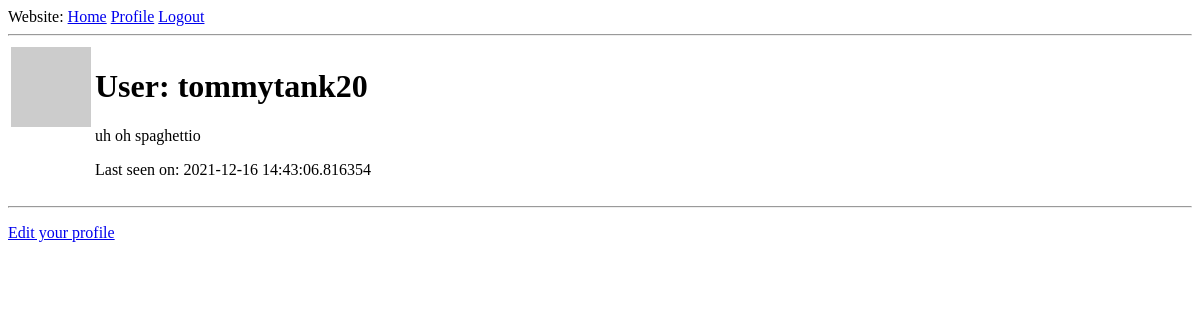
Page /user/tommytank20 (signed in) on the earlier database version.
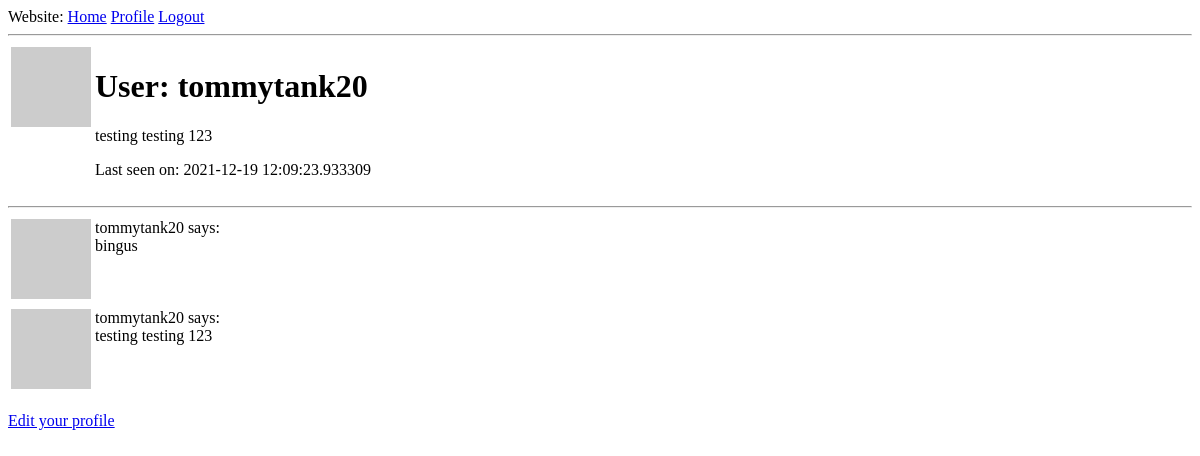
Same page on the later database version.
### app/models.py (models this page shows, shortened)
class User(UserMixin, db.Model):
    id = db.Column(db.Integer, primary_key=True)
    username = db.Column(db.String(64), index=True, unique=True)
    email = db.Column(db.String(120), index=True, unique=True)
    password_hash = db.Column(db.String(128))
    about_me = db.Column(db.String(140))
    last_seen = db.Column(db.DateTime, default=datetime.utcnow)
    posts = db.relationship("Post", backref="author", lazy="dynamic")
    def avatar(self, size):
        digest = md5(self.email.lower().encode("utf-8")).hexdigest()
        return f"https://gravatar.com/avatar/{digest}?d=identicon&s={size}"

class Post(db.Model):
    id = db.Column(db.Integer, primary_key=True)
    body = db.Column(db.String(140))
    timestamp = db.Column(db.DateTime, index=True, default=datetime.utcnow)
    user_id = db.Column(db.Integer, db.ForeignKey("user.id"))

### app/routes.py (the view)
@app.route("/user/<username>")
@login_required
def user(username):
    user = User.query.filter_by(username=username).first_or_404()
    posts = Post.query.all()[:5]
    return render_template("user.html", user=user, posts=posts)

### app/models.py (called while the page is built)
@login.user_loader
def load_user(id):
    return User.query.get(int(id))

### app/routes.py (called while the page is built)
@app.before_request
def before_request():
    if current_user.is_authenticated:
        current_user.last_seen = datetime.utcnow()
        db.session.commit()

### app/templates/user.html
{% extends "base.html" %}
{% block content %}
    <table>
        <tr valign="top">
            <td><img src="{{ user.avatar(128) }}"></td>
            <td>
                <h1>User: {{ user.username }}</h1>
                {% if user.about_me %}<p>{{ user.about_me }}</p>{% endif %}
                {% if user.last_seen %}<p>Last seen on: {{ user.last_seen }}</p>{% endif %}
            </td>
        </tr>
    </table>
    <hr>
    {% for post in posts %}
        {% include "_post.html" %}
    {% endfor %}
    {% if user == current_user %}
        <p><a href="{{ url_for('edit_profile') }}">Edit your profile</a></p>
    {% endif %}
{% endblock %}

### app/templates/base.html (shortened to what this page needs)
<!doctype html>
<html>
    <head>
    </head>
    <body>
        <div>
          Website:
          <a href="{{ url_for('index') }}">Home</a>
          {% if current_user.is_anonymous %}
          <a href="{{ url_for('login') }}">Login</a>
          {% else %}
          <a href="{{ url_for('user', username=current_user.username) }}">Profile</a>
          <a href="{{ url_for('logout') }}">Logout</a>
          {% endif %}
        </div>
        <hr>
        {% block content %}{% endblock %}
    </body>
</html>

### app/templates/_post.html
<table>
    <tr valign="top">
        <td><img src="{{ post.author.avatar(36) }}"></td>
        <td>{{post.author.username }} says: <br>{{ post.body }}</td>
    </tr>
</table>

Differences in the rows shown:
changed User "tommytank20": about_me "uh oh spaghettio" → "testing testing 123"; last_seen "2021-12-16 14:43:06.816354" → "2021-12-19 12:09:23.933309"
added Post: author.username "tommytank20", body "bingus"
added Post: author.username "tommytank20", body "testing testing 123"
